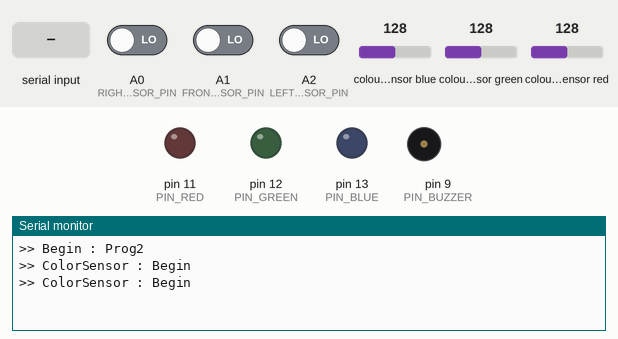
Simulated run of this sketch. Board: Arduino Uno, built with avr-gcc and run on an emulated ATmega328P. On the bench: output pins drawn as LEDs (lit = HIGH), buzzer (waves = sounding, pin HIGH), the last lines printed to the serial monitor. The test bench sets the inputs (shaded band); at power-on: A0 (RIGHT_SENSOR_PIN) LOW, A1 (FRONT_SENSOR_PIN) LOW, A2 (LEFT_SENSOR_PIN) LOW, colour sensor blue 128, colour sensor green 128, colour sensor red 128.

Above: at 1.5 s.
1.6 s: "a\n" received over Serial
At 2.7 s:
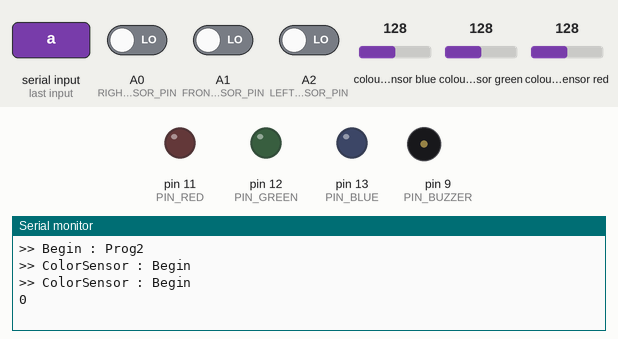
3.3 s: "g\n" received over Serial
At 4.0 s:
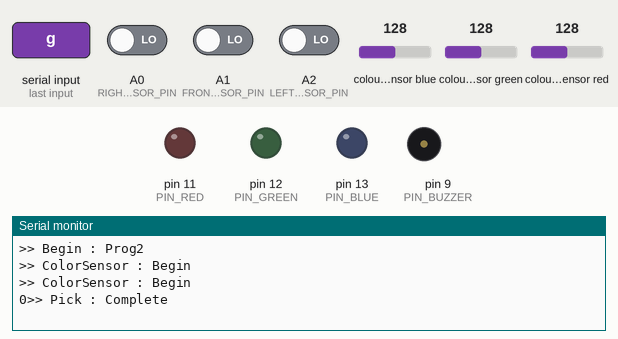
5.1 s: "h\n" received over Serial
At 6.6 s:
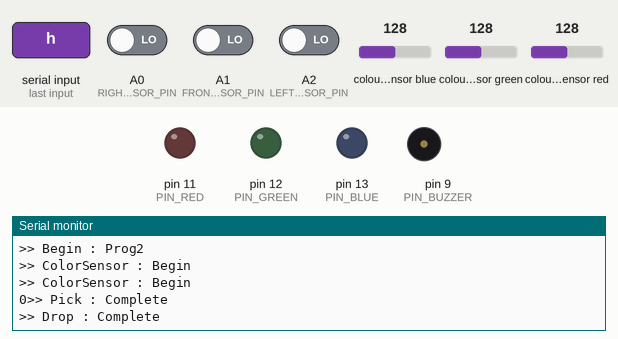

The sketch:

Program2.ino
```cpp
#include <Servo.h>
#include <Wire.h>

#include "Adafruit_TCS34725.h"
#include "define.h"

Adafruit_TCS34725 color0 = Adafruit_TCS34725(TCS34725_INTEGRATIONTIME_50MS, TCS34725_GAIN_4X);  // Integration, Grain [1,4]

void setup() {

  Serial.begin(9600);
  Serial.println(">> Begin : Prog2");

  sharpIRBegin();
  //sonarBegin();
  colorBegin();
  indicatorBegin();

}

void loop() {

  colorUpdate();
  wallUpdate();

  delay(500);

}


void colorUpdate() {
  readColor();

  if (0) {
    Serial.print(blue0);
    Serial.print(" ");
    Serial.print(red0);
    Serial.print(" ");
    Serial.print(green0);
    Serial.print(" ");
    Serial.print(colorR0);
    Serial.println(" ");
  }
}

void wallUpdate() {
  readWalls();

  if (0) {
    Serial.print(wall[LEFT_SENSOR]);
    Serial.print(wall[FRONT_SENSOR]);
    Serial.println(wall[RIGHT_SENSOR]);
  }
}
```

define.h
```cpp
#define DEBUG 0

enum {RIGHT_SENSOR,FRONT_SENSOR, LEFT_SENSOR};

#define FRONT_SENSOR_PIN A1
#define RIGHT_SENSOR_PIN A0
#define LEFT_SENSOR_PIN A2

#define PIN_COLOR_SENSOR_0 4
#define PIN_COLOR_SENSOR_1 5

#define PIN_SERVO_COLLECT 6
#define PIN_SERVO_LIFT 7

#define PIN_8 8
#define PIN_BUZZER 9
#define PIN_10 10

#define PIN_RED 11
#define PIN_GREEN 12
#define PIN_BLUE 13

int wall[] = {1, 1, 1};


/*
  // ---- For Sonar Sensors --------------------------------------------------------------
  int duration, distance = 0;
  const int trigger[] = {2, 4, 10};
  const int echo[] = {3, 5, 11};
  int dist[] = {0, 0, 0};
  const int trigDist[] = {15, 15, 15};
  const int maxDistance = 100;
*/


//
// Color Sensor Variables -----------------------------------------------------------------

uint16_t clr0, red0, green0, blue0;
enum {COLOR_OPEN, COLOR_RED, COLOR_GREEN, COLOR_BLUE};
int colorR0 = 0;

const int WHITE_THERSOLD = 1000; // **This depends with the distance from sensor to the object


#define DELAY_BUZZER 100
#define DELAY_INDICATOR 100
```

indicators.ino
```cpp
void indicatorBegin() {

  pinMode(PIN_RED, OUTPUT);
  pinMode(PIN_GREEN, OUTPUT);
  pinMode(PIN_BLUE, OUTPUT);
  pinMode(PIN_BUZZER, OUTPUT);
}


void buzzer(int count) {
  for (int i = 0; i < count; i++) {
    digitalWrite(PIN_BUZZER, HIGH);
    delay(DELAY_BUZZER);
    digitalWrite(PIN_BUZZER, LOW);
    delay(DELAY_BUZZER);
  }
}

void indicatorOn(int colorId) {
  if (colorId == COLOR_RED) digitalWrite(PIN_RED, HIGH);
  else if (colorId == COLOR_GREEN) digitalWrite(PIN_GREEN, HIGH);
  else if (colorId == COLOR_BLUE) digitalWrite(PIN_BLUE, HIGH);
}

void indicatorOff(int colorId) {
  if (colorId == COLOR_RED) digitalWrite(PIN_RED, LOW);
  else if (colorId == COLOR_GREEN) digitalWrite(PIN_GREEN, LOW);
  else if (colorId == COLOR_BLUE) digitalWrite(PIN_BLUE, LOW);
}

void indicatorBlink(int colorId, int count) {
  for (int i = 0; i < count; i++) {
    indicatorOn(colorId);
    delay(DELAY_INDICATOR);
    indicatorOff(colorId);
    delay(DELAY_INDICATOR);
  }

}
```

sensors.ino
```cpp
void sharpIRBegin() {

  pinMode(FRONT_SENSOR_PIN, INPUT);
  pinMode(RIGHT_SENSOR_PIN, INPUT);
  pinMode(LEFT_SENSOR_PIN, INPUT);

  Serial.println(">> ColorSensor : Begin");
}

void colorBegin() {

  if (color0.begin()) {
    Serial.println(">> ColorSensor : Begin");
  } else {
    Serial.println(">> ColorSensor : Not Found");
    //while (1); // halt!
  }
}


void readColor() {

  //color0.setInterrupt(false);  // turn on LED
  delay(60);
  color0.getRawData(&red0, &green0, &blue0, &clr0);
  //color0.setInterrupt(true);   // turn off LED

  if ((red0 > WHITE_THERSOLD) && (blue0 > WHITE_THERSOLD) && (green0 > WHITE_THERSOLD)) colorR0 = COLOR_OPEN;
  else if (red0 > green0 && red0 > blue0) colorR0 = COLOR_RED; //RED
  else if (green0 > blue0) colorR0 = COLOR_GREEN;              //GREEN
  else colorR0 = COLOR_BLUE;                                   //Blue

}

// ---- Sonar Sensor Functions -----------------------------------------------------------------------

void sonarBegin() {

  /*Serial.println(">> ColorSensor : Begin");
    for (int i = 0; i < 3; i++) {
    pinMode(trigger[i], OUTPUT);
    pinMode(echo[i], INPUT);
    digitalWrite(trigger[i], LOW);
    }*/
}

int getDistance(int sensor) {

  /*digitalWrite(trigger[sensor], HIGH);
    delayMicroseconds(20);
    digitalWrite(trigger[sensor], LOW);

    duration = pulseIn(echo[sensor], HIGH, 30000);
    distance = duration / 58;

    if (distance > maxDistance) {
    distance = maxDistance;
    }
    return distance;*/
}

boolean readWalls() {

  wall[RIGHT_SENSOR] = digitalRead(RIGHT_SENSOR_PIN);
  wall[FRONT_SENSOR] = digitalRead(FRONT_SENSOR_PIN);
  wall[LEFT_SENSOR] = digitalRead(LEFT_SENSOR_PIN);

}
```

serialControl.ino
```cpp
//String inputString = "";        // a string to hold incoming data
//String cmd2 = "";
//boolean stringComplete = false;  // whether the string is complete


void serialEvent() {

  while (Serial.available()) {
    digitalWrite(13, HIGH);

    int r = Serial.read();
    char inChar = (char)r;

    if (inChar == 'a') {
      // Encode details as binary >> {2}{1}{0}
      Serial.print(wall[0] + 2 * wall[1] + 4 * wall[2]);
    }
    else if (inChar == 'g') {
      pickBox();
    }
    else if (inChar == 'h') {
      dropBox();
    }
    else if (inChar == 'i') {
      Serial.println((char)(colorR0 > 0));
    }
    else if (inChar == 'j') {
      Serial.println((char)('0' + colorR0));
    }
    else if (inChar == '\n') {} // Nothing to do
    else if (inChar == '\r') {} // Nothing to do
    else {
      //This is to to say there is something wrong

      Serial.write((int)inChar);
      Serial.println();
      indicatorBlink(PIN_BLUE, 3);

    }

    //Serial.println(inChar);
    digitalWrite(13, LOW);
  }

}
```

servo.ino
```cpp
void pickBox() {
  /*attachServos();
  pick.write(150);
  delay(1000);
  //s = 1;
  grab.write(20);//20
  delay(500);
  detachServos();*/
  Serial.println(">> Pick : Complete");
}

void dropBox() {
  /*attachServos();
  grab.write(120);
  delay(500);
  pick.write(10);
  delay(500);
  detachServos();
  // = 0;*/
  Serial.println(">> Drop : Complete");
}

void stand() {
  /*attachServos();
  grab.write(30);
  delay(500);
  pick.write(150);
  delay(1000);
  detachServos();*/
}

void attachServos() {
  /*pick.attach(4);
  grab.attach(3);*/
}

void detachServos() {
  /*pick.detach();
  grab.detach();*/
}
```

Measured:
- after the input at 1.6 s, the serial monitor: prints a new line after 0.23 s (image 1)
- after the input at 3.3 s, the serial monitor: prints a new line after 0.36 s (image 2)
- after the input at 5.1 s, the serial monitor: prints a new line after 0.40 s (image 3)
